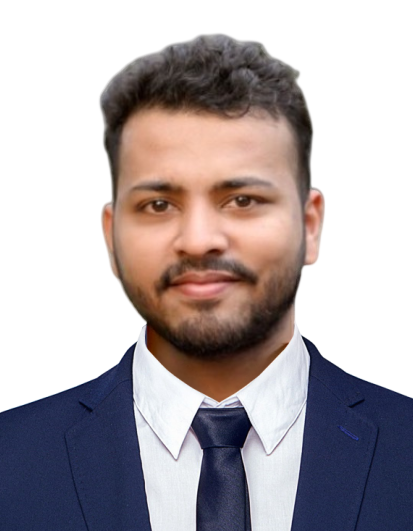
#> input picture P230970139_Nishan Hegde (3).png, 413 x 531 px, found by its file name
$ python process_image.py
#> lines starting #> are read from the running program, lines starting #| are printed output that depends on the picture
"""
Profile Image Processor v3
Precise outer-only white background removal with premium gradient glow.
Uses a tighter threshold and better edge handling.
"""
from PIL import Image, ImageDraw, ImageFilter
import math
from collections import deque

def flood_fill_remove_bg(img, threshold=240):
    """
    Remove background by flood-filling from edges inward.
    Only removes connected near-white regions touching the image border.
    Uses a tight threshold to preserve white clothing.
    """
    img = img.convert("RGBA")
    w, h = img.size
    pixels = img.load()

    visited = set()
    to_remove = set()

    def is_bg(x, y):
        r, g, b, a = pixels[x, y]
        return r > threshold and g > threshold and b > threshold

    # Seed queue from all border pixels that are white
    queue = deque()

    for x in range(w):
        for y in (0, h - 1):
            if is_bg(x, y):
                queue.append((x, y))
                visited.add((x, y))
    for y in range(h):
        for x in (0, w - 1):
            if (x, y) not in visited and is_bg(x, y):
                queue.append((x, y))
                visited.add((x, y))

    # BFS flood fill — 8-connected
    while queue:
        cx, cy = queue.popleft()
        to_remove.add((cx, cy))

        for dx in (-1, 0, 1):
            for dy in (-1, 0, 1):
                if dx == 0 and dy == 0:
                    continue
                nx, ny = cx + dx, cy + dy
                if 0 <= nx < w and 0 <= ny < h and (nx, ny) not in visited:
                    visited.add((nx, ny))
                    if is_bg(nx, ny):
                        queue.append((nx, ny))

    # Create alpha mask
    alpha = Image.new("L", (w, h), 255)
    alpha_pixels = alpha.load()

    for (px, py) in to_remove:
        alpha_pixels[px, py] = 0

    # Feather the edges: slight blur on alpha for smooth transition
    alpha = alpha.filter(ImageFilter.GaussianBlur(1.2))

    # Re-threshold to keep sharp but with soft anti-aliased edges
    alpha = alpha.point(lambda p: 0 if p < 20 else min(255, int(p * 1.3)))

    img.putalpha(alpha)
    return img

def create_gradient_glow_bg(width, height):
    """
    Premium radial gradient:
    - Center: dark navy (#080c16)
    - Outer ring: subtle purple→teal angular gradient glow
    """
    bg = Image.new("RGBA", (width, height))
    pixels_arr = bg.load()

    cx, cy = width // 2, int(height * 0.38)
    max_r = math.sqrt(max(cx, width - cx)**2 + max(cy, height - cy)**2)

    for y in range(height):
        for x in range(width):
            dist = math.sqrt((x - cx)**2 + (y - cy)**2) / max_r

            # Center color (dark navy, warmer than pure black)
            cr, cg, cb = 8, 12, 22

            # Angle for color gradient (purple top-right, teal bottom-left)
            angle = math.atan2(y - cy, x - cx)
            t_angle = (angle + math.pi) / (2 * math.pi)  # 0→1

            # Purple (108,99,255) → Teal (0,180,160)
            gr = int(108 * (1 - t_angle) + 0 * t_angle)
            gg = int(99 * (1 - t_angle) + 180 * t_angle)
            gb = int(255 * (1 - t_angle) + 160 * t_angle)

            # Distance curve: keep center dark, glow builds gently outward
            t = max(0.0, min(1.0, (dist - 0.25) / 0.75))
            t = t ** 2.2
            glow = t * 0.38  # Subtle, premium feel

            r = int(cr * (1 - glow) + gr * glow)
            g = int(cg * (1 - glow) + gg * glow)
            b = int(cb * (1 - glow) + gb * glow)

            pixels_arr[x, y] = (r, g, b, 255)

    return bg

def process_profile_image(input_path, output_path):
#> called with output_path = 'c:\\portfolio\\profile.png'
    print("Loading image...")
    original = Image.open(input_path)
#> original is the input picture: PIL image 413x531 RGBA; mean R, G, B, A 177.7, 169.3, 172, 255
    w, h = original.size
#> w = 413; h = 531
    print(f"Image size: {w}x{h}")
#| Image size: 413x531

    print("Removing outer white background (tight threshold)...")
    cutout = flood_fill_remove_bg(original, threshold=240)
#> the loop in flood_fill_remove_bg, `for x in range(w):` made 413 passes
#> in flood_fill_remove_bg, `alpha = Image.new("L", (w, h), 255)`: alpha: PIL image 413x531 L; every value is 255
#> the loop in flood_fill_remove_bg, `for (px, py) in to_remove:` made 92634 passes
#> (px, py) on passes 1 to 3: (247, 26), (338, 144), (379, 145)
#> in flood_fill_remove_bg, `alpha = alpha.filter(ImageFilter.GaussianBlur(1.2))`:
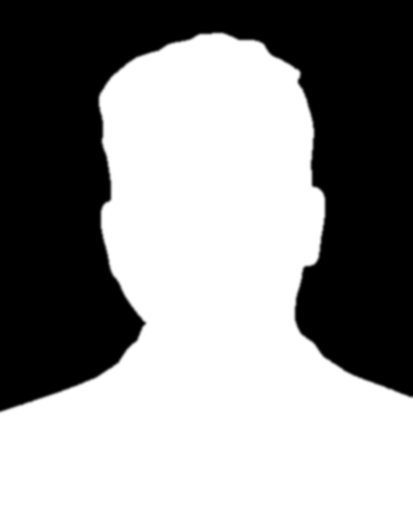
#> alpha: PIL image 413x531 L; min 0, max 255, mean 147.3

    print("Creating gradient glow background...")
    gradient_bg = create_gradient_glow_bg(w, h)
#> in create_gradient_glow_bg, `bg = Image.new("RGBA", (width, height))`: bg: PIL image 413x531 RGBA; every value is 0
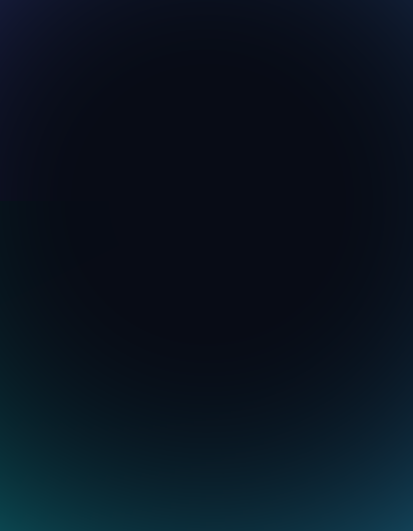
#> gradient_bg: PIL image 413x531 RGBA; mean R, G, B, A 9.2, 19.7, 31.3, 255

    print("Compositing...")
    gradient_bg.paste(cutout, (0, 0), cutout)
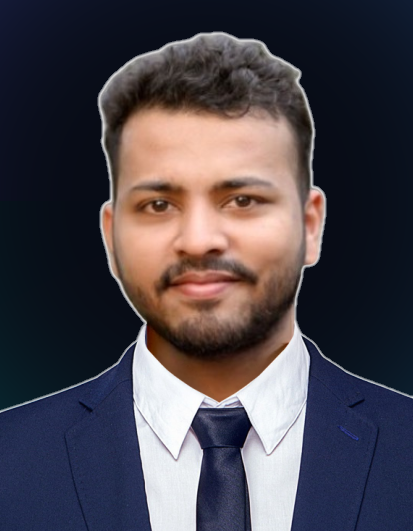
#> gradient_bg: PIL image 413x531 RGBA; mean R, G, B, A 74.4, 68.9, 76.8, 254.4; transparent parts drawn white

    gradient_bg.save(output_path, "PNG", quality=95)
    print(f"Saved to {output_path}")
    print("Done! Refresh your browser to see the changes.")

if __name__ == "__main__":
    process_profile_image(
        r"c:\portfolio\P230970139_Nishan Hegde (3).png",
        r"c:\portfolio\profile.png"
    )
